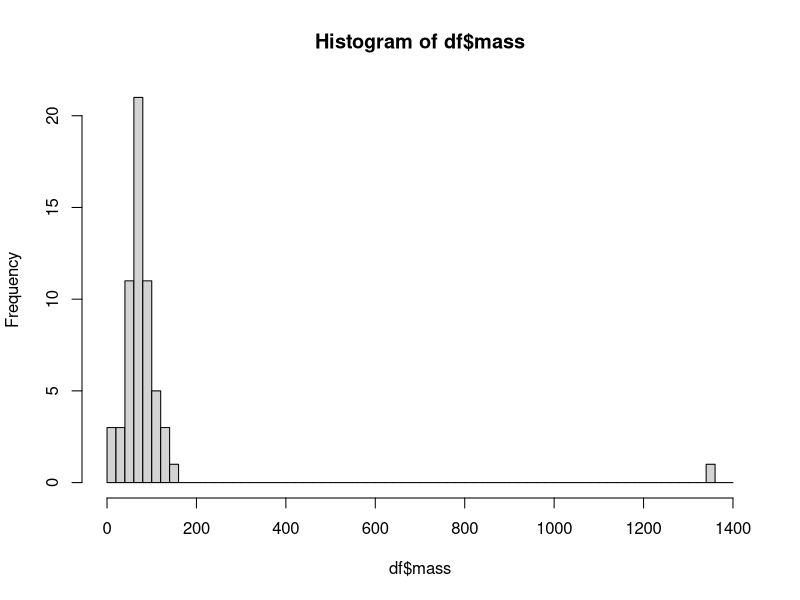
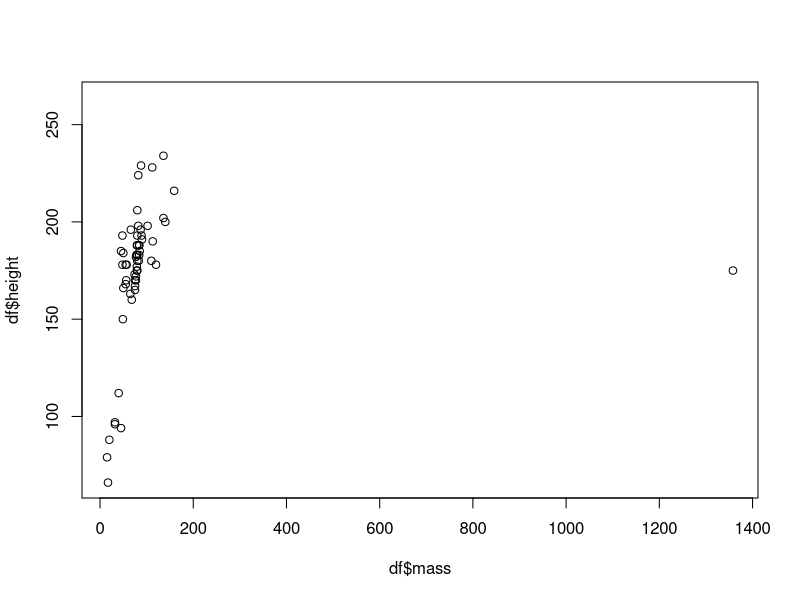
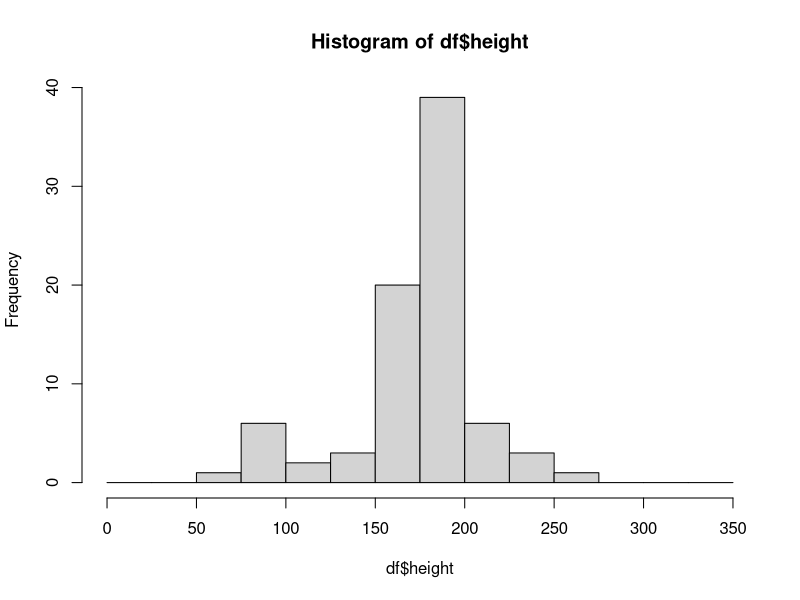
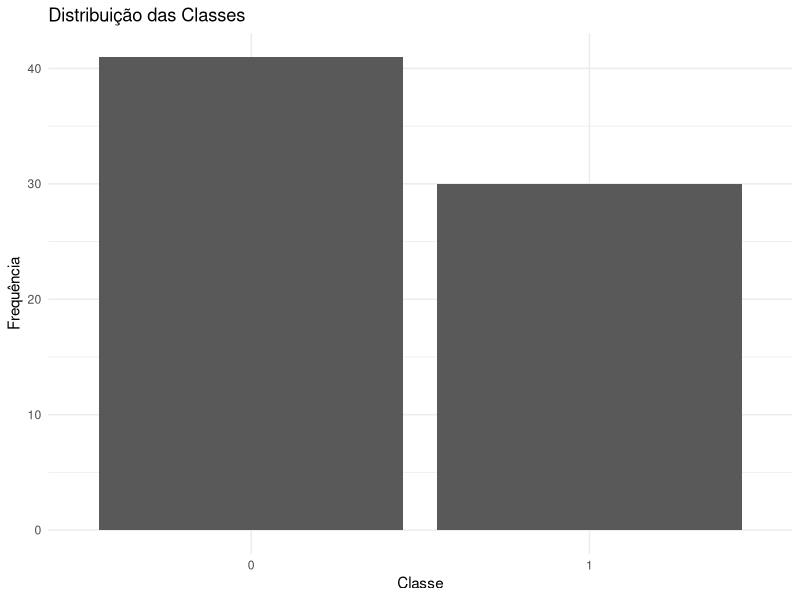
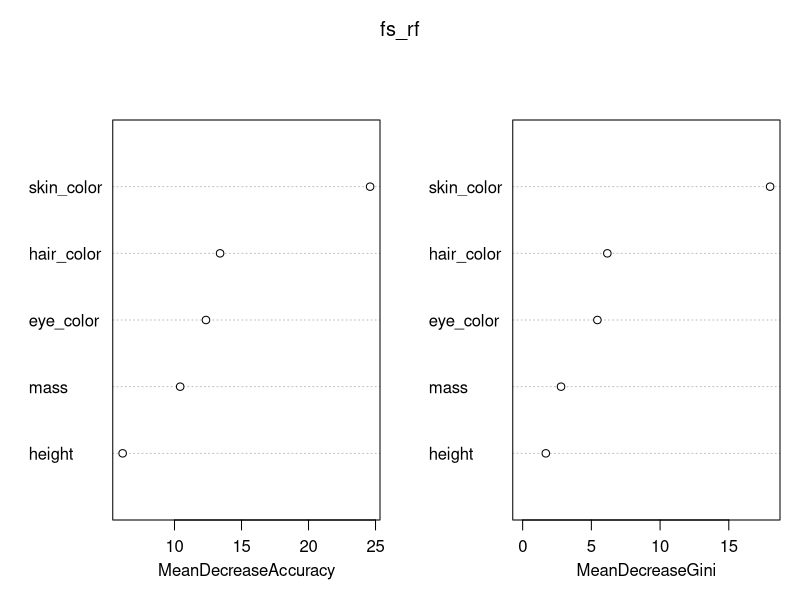
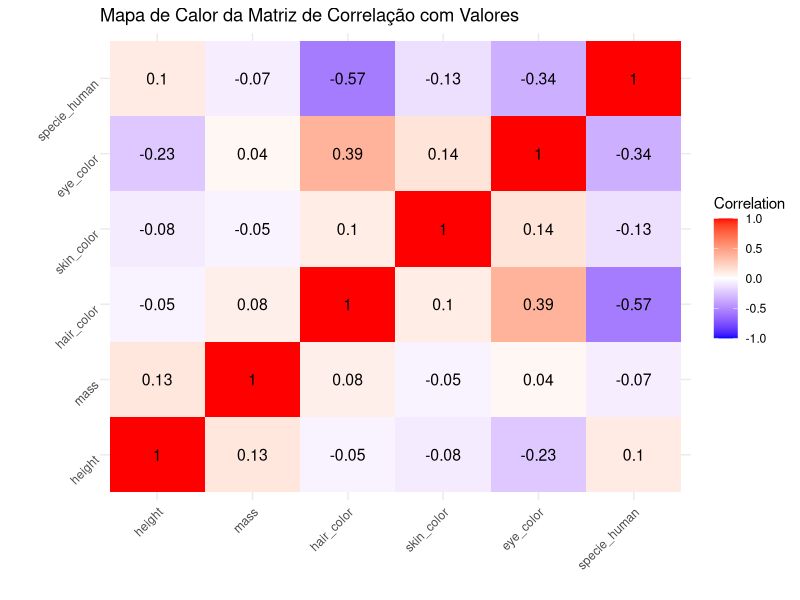

The R script that drew these images, in order:
## ---- chunk 1
library(dplyr)
library(randomForest)
library(ggplot2)
library(reshape2)
## ---- chunk 2
head(starwars)

# Selecionando colunas de interesse
columns <- c("height","mass","hair_color","skin_color","eye_color","species")

# Atribuindo o conjunto de dados selecionados a um objeto
df <- starwars %>% select(all_of(columns))
## ---- chunk 3
colSums(is.na(df))
## ---- chunk 4
hist(df$mass, breaks = seq(0, 1400, by = 20)) 
# vemos que há oulier de peso
## ---- chunk 5
plot(df$mass, df$height)
# quanto maior a altura, maior o peso, para a maioria dos casos
## ---- chunk 6
subset(df, df$mass > 1000)
# outlier é um Hutt
## ---- chunk 7
print(subset(df, is.na(df$mass)), n = 28)
## ---- chunk 8
df %>% summarise(n_distinct(species))
## ---- chunk 9
mean_mass <- df %>% group_by(species) %>% summarise(media_peso = mean(mass, na.rm = TRUE))
print(mean_mass, n = 38)
## ---- chunk 10
df_miss <- subset(df, is.na(mass))

df_miss <- left_join(df_miss, mean_mass, by = "species") %>% 
  select(-c('mass')) %>% rename(mass = media_peso)

df_tratado <- rbind(subset(df, !is.na(df$mass)), df_miss)
## ---- chunk 11
hist(df$height, breaks = seq(0, 350, by = 25))

mean_height <- df %>% group_by(species) %>% summarise(media_altura = mean(height, na.rm = TRUE))
print(mean_height, n = 38)

df_miss <- subset(df, is.na(height))

df_miss <- left_join(df_miss, mean_height, by = "species") %>% 
  select(-c('height')) %>% rename(height = media_altura)

df_tratado <- rbind(subset(df_tratado, !is.na(df_tratado$height)), df_miss)
## ---- chunk 12
print(subset(df, is.na(df$hair_color)), n = 5) 
# nenhuma dessas espécies possui cabelo mesmo
df_tratado <- df_tratado %>% mutate(hair_color = ifelse(is.na(hair_color), "none", hair_color))
## ---- chunk 13
df_tratado <- df_tratado[complete.cases(df_tratado),] 
# Excluindo linhas com valores missing
## ---- chunk 14
columns_chr = c('hair_color','skin_color','eye_color','species')

df_tratado <- df_tratado %>% 
  mutate_at(vars(columns_chr), as.factor)
## ---- chunk 15
df_tratado$specie_human <- ifelse(df_tratado$species == "Human", 1, 0)
df_tratado$specie_human <- as.factor(df_tratado$specie_human)
## ---- chunk 16
df_tratado <- df_tratado %>% select(-'species')

str(df_tratado)
## ---- chunk 17
ggplot(df_tratado, aes(x = factor(specie_human))) +
  geom_bar() +
  theme_minimal() +
  labs(title = "Distribuição das Classes", x = "Classe", y = "Frequência")

table(df_tratado$specie_human)
# 40 aliens x 30 humanos
## ---- chunk 18
fs_rf <- randomForest(specie_human ~ ., df_tratado, importance = TRUE) 
varImpPlot(fs_rf)
## ---- chunk 19
# Função para aplicar label encoding em uma coluna
label_encode <- function(column) {
  # Convertendo os fatores em números inteiros
  as.integer(factor(column))
}

# Aplicando label encoding nas colunas categóricas do seu dataframe
df_encoded <- df_tratado %>%
  mutate(
    hair_color = label_encode(hair_color),
    skin_color = label_encode(skin_color),
    eye_color = label_encode(eye_color),
    specie_human = label_encode(specie_human)
  )

# Calculando a matriz de correlação
corr_matrix <- cor(df_encoded, use = "complete.obs")

# Transformando a matriz de correlação em um formato longo para o ggplot2
melted_corr_matrix <- melt(corr_matrix)

# Criando o mapa de calor com rótulos de texto
ggplot(data = melted_corr_matrix, aes(x=Var1, y=Var2, fill=value)) + 
  geom_tile() +
  geom_text(aes(label=round(value, 2)), color="black", size=4) +
  scale_fill_gradient2(low = "blue", high = "red", mid = "white", 
                       midpoint = 0, limit = c(-1,1), space = "Lab", 
                       name="Correlation") +
  theme_minimal() + 
  theme(axis.text.x = element_text(angle = 45, hjust = 1),
        axis.text.y = element_text(angle = 45, vjust = 1)) +
  labs(x = '', y = '', title = 'Mapa de Calor da Matriz de Correlação com Valores')
## ---- chunk 20
# Unir peso e altura em IMC, excluir eye color

df_tratado$imc <- df_tratado$mass / (df_tratado$height/100)^2
df_tratado <- df_tratado %>% select(-c(eye_color,mass,height))
## ---- chunk 21
write.csv(df_tratado, file = file.path(getwd(), "df.csv"), row.names = FALSE)

# --- FIM ---
